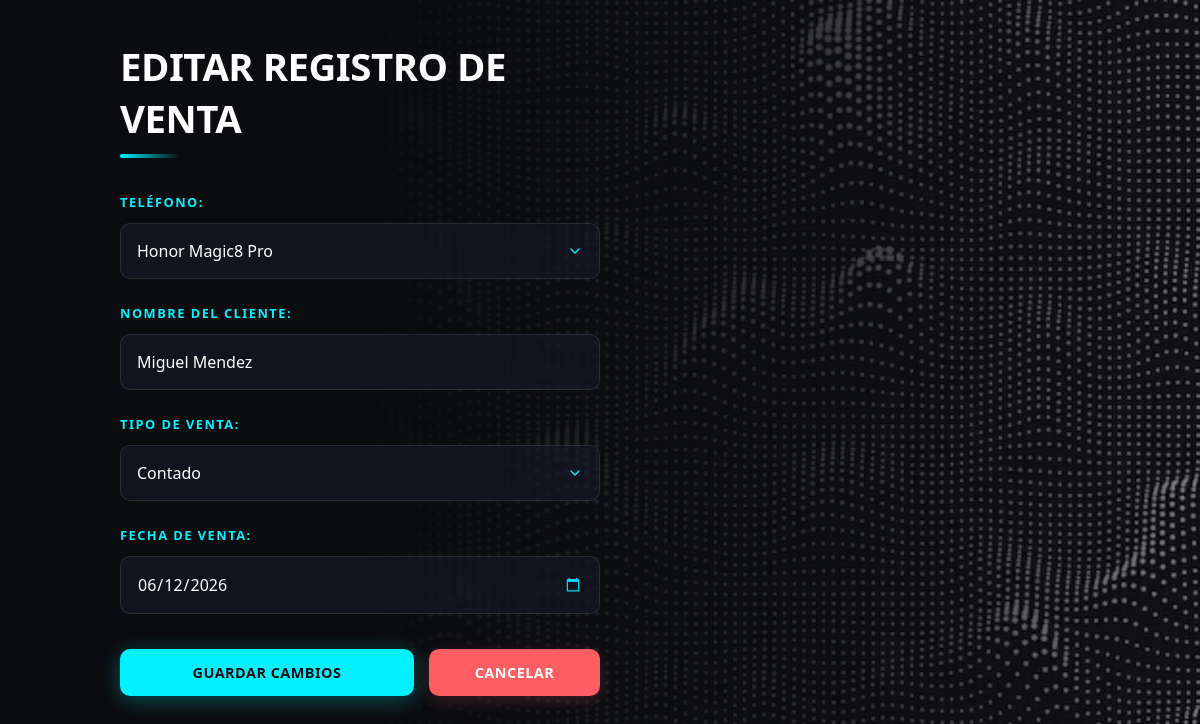
The page /tienda_telefonos/editar/editar_venta.php?id=10 on the database its author committed.
### tables this page shows
CREATE TABLE IF NOT EXISTS `venta` (
  `id_venta` int NOT NULL AUTO_INCREMENT,
  `id_telefono` int DEFAULT NULL,
  `fecha_venta` date DEFAULT NULL,
  `cliente` varchar(150) DEFAULT NULL,
  `tipo_pago` varchar(50) DEFAULT NULL,
  `activo` int DEFAULT '1',
  PRIMARY KEY (`id_venta`),
  KEY `FK_venta_telefono` (`id_telefono`),
  CONSTRAINT `FK_venta_telefono` FOREIGN KEY (`id_telefono`) REFERENCES `telefono` (`id_telefono`) ON DELETE CASCADE ON UPDATE CASCADE
);

CREATE TABLE IF NOT EXISTS `telefono` (
  `id_telefono` int NOT NULL AUTO_INCREMENT,
  `id_modelo` int DEFAULT NULL,
  `IMEI` varchar(50) DEFAULT NULL,
  `id_color` int(100) unsigned zerofill NOT NULL,
  `precio_actual` decimal(10,2) NOT NULL DEFAULT '0.00',
  `fecha_registro` date DEFAULT NULL,
  `estado` varchar(50) DEFAULT NULL,
  `activo` int DEFAULT '1',
  PRIMARY KEY (`id_telefono`) USING BTREE,
  UNIQUE KEY `IMEI` (`IMEI`),
  KEY `FK_telefono_color` (`id_color`),
  KEY `FK_telefono_modelo` (`id_modelo`),
  CONSTRAINT `FK_telefono_color` FOREIGN KEY (`id_color`) REFERENCES `color` (`id_color`) ON DELETE CASCADE ON UPDATE CASCADE,
  CONSTRAINT `FK_telefono_modelo` FOREIGN KEY (`id_modelo`) REFERENCES `modelo` (`id_modelo`) ON DELETE CASCADE ON UPDATE CASCADE
);

CREATE TABLE IF NOT EXISTS `marca` (
  `id_marca` int(10) unsigned zerofill NOT NULL AUTO_INCREMENT,
  `nombre` varchar(50) DEFAULT NULL,
  `activo` int DEFAULT '1',
  PRIMARY KEY (`id_marca`)
);

CREATE TABLE IF NOT EXISTS `modelo` (
  `id_modelo` int NOT NULL AUTO_INCREMENT,
  `nombre` varchar(50) DEFAULT NULL,
  `id_marca` int(10) unsigned zerofill NOT NULL,
  `activo` int DEFAULT '1',
  PRIMARY KEY (`id_modelo`) USING BTREE,
  KEY `id_marca` (`id_marca`),
  CONSTRAINT `FK_modelo_marca` FOREIGN KEY (`id_marca`) REFERENCES `marca` (`id_marca`)
);

### tienda_telefonos/editar/editar_venta.php (the view, shortened to what this page needs)
<?php include("../conexion.php");
if (isset($_GET['id'])) {
    $id = $_GET['id'];
} else {
    header("Location: ../menu_mostrar.php?p=venta");
    exit();
}
$sql_select = "SELECT * FROM venta WHERE id_venta = ?";
$stmt = $conexion->prepare($sql_select);
$stmt->bind_param("i", $id);
$stmt->execute();
$registro = $stmt->get_result()->fetch_assoc();
$sql_tels = "SELECT t.id_telefono, m.nombre AS modelo, ma.nombre AS marca
             FROM telefono t
             INNER JOIN modelo m ON t.id_modelo = m.id_modelo
             INNER JOIN marca ma ON m.id_marca = ma.id_marca";
$res_tels = $conexion->query($sql_tels);
?>
<!DOCTYPE html>
<html lang="es">
<head>
    <link rel="stylesheet" href="../style/estilos_formularios.css">
</head>
<body>
    <div class="card">
        <h2>Editar Registro de Venta</h2>
        <form action="editar_venta.php?id=<?php echo htmlspecialchars($id); ?>" method="POST">
            <div class="form-group">
                <label for="id_telefono">Teléfono:</label>
                <select id="id_telefono" name="id_telefono" required>
                    <?php while($t = $res_tels->fetch_assoc()): ?>
                        <option value="<?php echo $t['id_telefono']; ?>" <?php if($t['id_telefono'] == $registro['id_telefono']) echo "selected"; ?>>
                            <?php echo htmlspecialchars($t['marca'] . " " . $t['modelo']); ?>
                        </option>
                    <?php endwhile; ?>
                </select>
            </div>
            <div class="form-group">
                <label for="cliente">Nombre del Cliente:</label>
                <input type="text" id="cliente" name="cliente" value="<?php echo htmlspecialchars($registro['cliente'] ?? ''); ?>" placeholder="Nombre completo" required autocomplete="off">
            </div>
            <div class="form-group">
                <label for="tipo_pago">Tipo de Venta:</label>
                <select id="tipo_pago" name="tipo_pago" required>
                    <option value="Contado" <?php if(($registro['tipo_pago'] ?? '') == 'Contado') echo 'selected'; ?>>Contado</option>
                </select>
            </div>
            <div class="form-group">
                <label for="fecha_venta">Fecha de Venta:</label>
                <input type="date" id="fecha_venta" name="fecha_venta" value="<?php echo $registro['fecha_venta']; ?>" required>
            </div>
            <div class="btn-group">
                <button type="submit" class="btn btn-submit">Guardar Cambios</button>
                <a href="../menu_mostrar.php?p=venta" class="btn btn-cancel">Cancelar</a>
            </div>
        </form>
    </div>
</body>
</html>

### tienda_telefonos/style/estilos_formularios.css (style rules this page uses)
* { margin: 0; padding: 0; box-sizing: border-box; font-family: 'Segoe UI', Tahoma, Geneva, Verdana, sans-serif; }
body { background-color: #0b0c10; color: #ffffff; min-height: 100vh; display: flex; align-items: center; justify-content: flex-start; padding-left: 10%; position: relative; overflow: hidden; }
body::before { content: ""; position: absolute; top: 0; left: 0; width: 100%; height: 100%; background-image: url('../img/fondo.jpg'); background-size: cover; background-position: center right; z-index: -2; }
body::after { content: ""; position: absolute; top: 0; left: 0; width: 100%; height: 100%; background: linear-gradient(90deg, #0b0c10 30%, rgba(11, 12, 16, 0.8) 70%, rgba(11, 12, 16, 0.5) 100%); z-index: -1; }
.card { width: 100%; max-width: 480px; z-index: 10; background: none; border: none; box-shadow: none; padding: 0; }
.card h2 { font-size: 2.4rem; font-weight: 800; letter-spacing: -0.5px; margin-bottom: 35px; color: #ffffff; text-transform: uppercase; }
.card h2::after { content: ""; display: block; width: 60px; height: 4px; background: linear-gradient(90deg, #00f2fe, rgba(0, 242, 254, 0)); margin-top: 10px; border-radius: 2px; }
.form-group { margin-bottom: 25px; }
.form-group label { display: block; color: #00f2fe; text-transform: uppercase; font-size: 0.8rem; font-weight: 800; letter-spacing: 1.5px; margin-bottom: 12px; }
.form-group input[type="text"] { width: 100%; padding: 16px; background-color: rgba(20, 23, 38, 0.7); border: 1px solid rgba(255, 255, 255, 0.1); border-radius: 10px; color: #ffffff; font-size: 1rem; transition: all 0.3s ease; }
.btn-group { display: flex; gap: 15px; margin-top: 35px; }
.btn { padding: 14px 24px; border: none; border-radius: 10px; font-size: 0.9rem; font-weight: 700; cursor: pointer; text-transform: uppercase; transition: all 0.3s ease; text-decoration: none; display: inline-flex; align-items: center; justify-content: center; letter-spacing: 0.5px; }
.btn-submit { background-color: #00f2fe; color: #0b0c10; box-shadow: 0 4px 20px rgba(0, 242, 254, 0.3); flex: 2; }
.btn-cancel { background-color: #ff5e62; color: #ffffff; box-shadow: 0 4px 15px rgba(255, 94, 98, 0.2); flex: 1; }
body { overflow-y: auto !important; padding-top: 40px; padding-bottom: 40px; }

### tienda_telefonos/editar/editar_venta.php (style rules this page uses)
body { overflow-y: auto !important; align-items: flex-start !important; padding-top: 5vh; padding-bottom: 5vh; }
.form-group select, .form-group input[type="text"], .form-group input[type="date"] { width: 100%; padding: 16px; background-color: rgba(20, 23, 38, 0.7); border: 1px solid rgba(255, 255, 255, 0.1); border-radius: 10px; color: #ffffff; font-size: 1rem; transition: all 0.3s ease; }
.form-group select { appearance: none; background-repeat: no-repeat; background-position: right 16px center; background-size: 16px; cursor: pointer; }
.form-group select option { background-color: #0b0c10; color: #ffffff; }

### rows shown on the page
venta: id_telefono "Honor Magic8 Pro", cliente "Miguel Mendez", tipo_pago "Contado", fecha_venta "06/12/2026"
